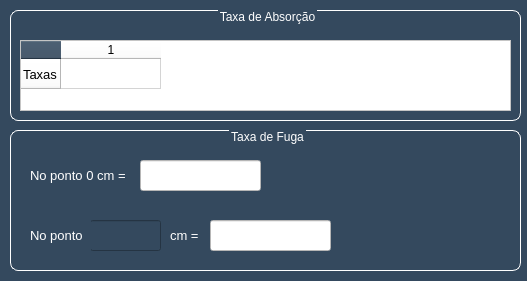
<?xml version="1.0" encoding="UTF-8"?>
<ui version="4.0">
 <class>taxas_resultado</class>
 <widget class="QDialog" name="taxas_resultado">
  <property name="geometry">
   <rect>
    <x>0</x>
    <y>0</y>
    <width>527</width>
    <height>281</height>
   </rect>
  </property>
  <property name="windowTitle">
   <string>Dialog</string>
  </property>
  <property name="styleSheet">
   <string notr="true">background-color: rgb(52, 73, 94);</string>
  </property>
  <widget class="QGroupBox" name="groupBox">
   <property name="geometry">
    <rect>
     <x>10</x>
     <y>10</y>
     <width>511</width>
     <height>111</height>
    </rect>
   </property>
   <property name="styleSheet">
    <string notr="true">QGroupBox {
	font: 700 12pt &quot;Roboto&quot;;
	border: 1px solid white;
	border-radius: 8px;
	margin-top: 1ex;
}
:title {
color: white;
    subcontrol-origin: margin;
    subcontrol-position: top center; /* Posição no canto superior esquerdo */
}</string>
   </property>
   <property name="title">
    <string>Taxa de Absorção</string>
   </property>
   <widget class="QTableWidget" name="absorcao">
    <property name="geometry">
     <rect>
      <x>10</x>
      <y>30</y>
      <width>491</width>
      <height>71</height>
     </rect>
    </property>
    <property name="font">
     <font>
      <pointsize>10</pointsize>
     </font>
    </property>
    <property name="styleSheet">
     <string notr="true">background-color: rgb(255, 255, 255);
color: rgb(0, 0, 0);</string>
    </property>
    <row>
     <property name="text">
      <string>Taxas</string>
     </property>
     <property name="font">
      <font>
       <pointsize>10</pointsize>
      </font>
     </property>
    </row>
    <column>
     <property name="text">
      <string>1</string>
     </property>
    </column>
   </widget>
  </widget>
  <widget class="QGroupBox" name="groupBox_2">
   <property name="geometry">
    <rect>
     <x>10</x>
     <y>130</y>
     <width>511</width>
     <height>141</height>
    </rect>
   </property>
   <property name="styleSheet">
    <string notr="true">QGroupBox {
	font: 700 12pt &quot;Roboto&quot;;
	border: 1px solid white;
	border-radius: 8px;
	margin-top: 1ex;
}
:title {
color: white;
    subcontrol-origin: margin;
    subcontrol-position: top center; /* Posição no canto superior esquerdo */
}</string>
   </property>
   <property name="title">
    <string>Taxa de Fuga</string>
   </property>
   <widget class="QLabel" name="label_2">
    <property name="geometry">
     <rect>
      <x>20</x>
      <y>30</y>
      <width>101</width>
      <height>31</height>
     </rect>
    </property>
    <property name="font">
     <font>
      <family>Segoe UI</family>
     </font>
    </property>
    <property name="styleSheet">
     <string notr="true">color: rgb(255, 255, 255);</string>
    </property>
    <property name="text">
     <string>&lt;html&gt;&lt;head/&gt;&lt;body&gt;&lt;p&gt;&lt;span style=&quot; font-size:10pt;&quot;&gt;No ponto 0 cm = &lt;/span&gt;&lt;/p&gt;&lt;/body&gt;&lt;/html&gt;</string>
    </property>
   </widget>
   <widget class="QLineEdit" name="ponto_0_fuga">
    <property name="geometry">
     <rect>
      <x>130</x>
      <y>30</y>
      <width>121</width>
      <height>31</height>
     </rect>
    </property>
    <property name="styleSheet">
     <string notr="true">background-color: rgb(255, 255, 255);</string>
    </property>
   </widget>
   <widget class="QLineEdit" name="ponto_x_fuga">
    <property name="geometry">
     <rect>
      <x>200</x>
      <y>90</y>
      <width>121</width>
      <height>31</height>
     </rect>
    </property>
    <property name="styleSheet">
     <string notr="true">background-color: rgb(255, 255, 255);</string>
    </property>
   </widget>
   <widget class="QLineEdit" name="ponto_x">
    <property name="geometry">
     <rect>
      <x>80</x>
      <y>90</y>
      <width>71</width>
      <height>31</height>
     </rect>
    </property>
    <property name="styleSheet">
     <string notr="true">background-color: rgb(52, 73, 94);
color: rgb(255, 255, 255);</string>
    </property>
   </widget>
   <widget class="QLabel" name="label_3">
    <property name="geometry">
     <rect>
      <x>20</x>
      <y>90</y>
      <width>61</width>
      <height>31</height>
     </rect>
    </property>
    <property name="font">
     <font>
      <family>Segoe UI</family>
     </font>
    </property>
    <property name="styleSheet">
     <string notr="true">color: rgb(255, 255, 255);</string>
    </property>
    <property name="text">
     <string>&lt;html&gt;&lt;head/&gt;&lt;body&gt;&lt;p&gt;&lt;span style=&quot; font-size:10pt;&quot;&gt;No ponto&lt;/span&gt;&lt;/p&gt;&lt;/body&gt;&lt;/html&gt;</string>
    </property>
   </widget>
   <widget class="QLabel" name="label_4">
    <property name="geometry">
     <rect>
      <x>160</x>
      <y>90</y>
      <width>31</width>
      <height>31</height>
     </rect>
    </property>
    <property name="font">
     <font>
      <family>Segoe UI</family>
     </font>
    </property>
    <property name="styleSheet">
     <string notr="true">color: rgb(255, 255, 255);</string>
    </property>
    <property name="text">
     <string>&lt;html&gt;&lt;head/&gt;&lt;body&gt;&lt;p&gt;&lt;span style=&quot; font-size:10pt;&quot;&gt;cm =&lt;/span&gt;&lt;/p&gt;&lt;/body&gt;&lt;/html&gt;</string>
    </property>
   </widget>
  </widget>
 </widget>
 <resources/>
 <connections/>
</ui>
